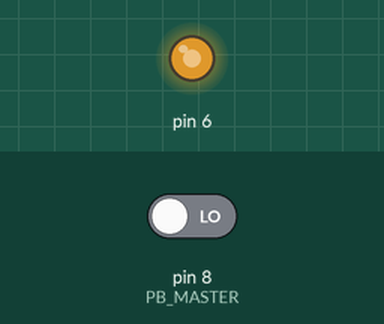
Bench run of a sketch on a simulated Arduino Uno, built with avr-gcc and run on an emulated ATmega328P. On the bench: output pins drawn as LEDs (lit = HIGH). Inputs (shaded band) come from the test bench; at power-on: pin 8 (PB_MASTER) LOW.

Above: at 1.43 s.
At 2.51 s:
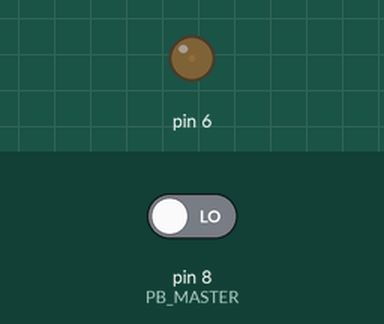
At 3.05 s:
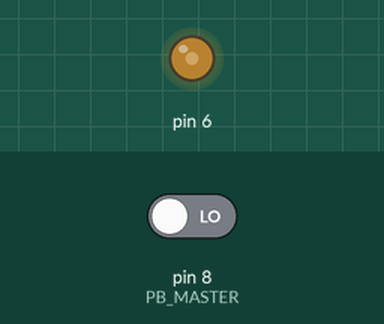
Timing chart, 0 to 3.6 s (numbered marks = the images above):
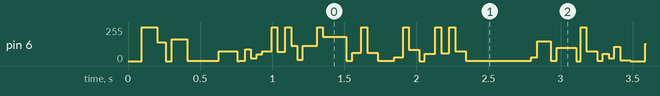

The sketch:

synth_01a_test_pressbutton.ino
```cpp
// http://rcarduino.blogspot.co.uk/2012/10/arduino-modular-synthesizer-part-one.html


#define SAMPLE_MAX (65535.0)
#define SAMPLE_FREQUENCY (8000.0)
#define TIMER1_FREQUENCY 2000000
#define UPDATE_RATE 8000

#define MIDI_NOTE_MAX 127

#define MIX_MIDDLE 127

#define GRAIN1_FREQUENCY_INPUT A0
#define GRAIN1_AMPLITUDE_INPUT A1

#define GRAIN2_FREQUENCY_INPUT A2
#define GRAIN2_AMPLITUDE_INPUT A3

#define LFO_FREQUENCY_INPUT A4
#define LFO_AMPLITUDE_INPUT A5

//#define GRAIN1_SHAPE_INPUT 4
//#define GRAIN2_SHAPE_INPUT 7
//#define LFO_SHAPE_INPUT 8

#define PWM_OUT OCR0A

/*Pushbutton vals*/

#define PB_MASTER 8

#define LED0 9
#define LED1 10
#define LED2 11
#define LED3 12


// Will put this in progmem - eventually
/*PROGMEM*/
unsigned char sineWave[256] =
{
  127    ,    //0
  130    ,    //1
  133    ,    //2
  136    ,    //3
  139    ,    //4
  142    ,    //5
  145    ,    //6
  148    ,    //7
  151    ,    //8
  154    ,    //9
  157    ,    //10
  160    ,    //11
  163    ,    //12
  166    ,    //13
  169    ,    //14
  172    ,    //15
  175    ,    //16
  178    ,    //17
  181    ,    //18
  184    ,    //19
  186    ,    //20
  189    ,    //21
  192    ,    //22
  194    ,    //23
  197    ,    //24
  200    ,    //25
  202    ,    //26
  205    ,    //27
  207    ,    //28
  209    ,    //29
  212    ,    //30
  214    ,    //31
  216    ,    //32
  218    ,    //33
  221    ,    //34
  223    ,    //35
  225    ,    //36
  227    ,    //37
  229    ,    //38
  230    ,    //39
  232    ,    //40
  234    ,    //41
  235    ,    //42
  237    ,    //43
  239    ,    //44
  240    ,    //45
  241    ,    //46
  243    ,    //47
  244    ,    //48
  245    ,    //49
  246    ,    //50
  247    ,    //51
  248    ,    //52
  249    ,    //53
  250    ,    //54
  250    ,    //55
  251    ,    //56
  252    ,    //57
  252    ,    //58
  253    ,    //59
  253    ,    //60
  253    ,    //61
  253    ,    //62
  253    ,    //63
  254    ,    //64
  253    ,    //65
  253    ,    //66
  253    ,    //67
  253    ,    //68
  253    ,    //69
  252    ,    //70
  252    ,    //71
  251    ,    //72
  250    ,    //73
  250    ,    //74
  249    ,    //75
  248    ,    //76
  247    ,    //77
  246    ,    //78
  245    ,    //79
  244    ,    //80
  243    ,    //81
  241    ,    //82
  240    ,    //83
  239    ,    //84
  237    ,    //85
  235    ,    //86
  234    ,    //87
  232    ,    //88
  230    ,    //89
  229    ,    //90
  227    ,    //91
  225    ,    //92
  223    ,    //93
  221    ,    //94
  218    ,    //95
  216    ,    //96
  214    ,    //97
  212    ,    //98
  209    ,    //99
  207    ,    //100
  205    ,    //101
  202    ,    //102
  200    ,    //103
  197    ,    //104
  194    ,    //105
  192    ,    //106
  189    ,    //107
  186    ,    //108
  184    ,    //109
  181    ,    //110
  178    ,    //111
  175    ,    //112
  172    ,    //113
  169    ,    //114
  166    ,    //115
  163    ,    //116
  160    ,    //117
  157    ,    //118
  154    ,    //119
  151    ,    //120
  148    ,    //121
  145    ,    //122
  142    ,    //123
  139    ,    //124
  136    ,    //125
  133    ,    //126
  130    ,    //127
  127    ,    //128
  124    ,    //129
  121    ,    //130
  118    ,    //131
  115    ,    //132
  112    ,    //133
  109    ,    //134
  106    ,    //135
  103    ,    //136
  100    ,    //137
  97    ,    //138
  94    ,    //139
  91    ,    //140
  88    ,    //141
  85    ,    //142
  82    ,    //143
  79    ,    //144
  76    ,    //145
  73    ,    //146
  70    ,    //147
  68    ,    //148
  65    ,    //149
  62    ,    //150
  60    ,    //151
  57    ,    //152
  54    ,    //153
  52    ,    //154
  49    ,    //155
  47    ,    //156
  45    ,    //157
  42    ,    //158
  40    ,    //159
  38    ,    //160
  36    ,    //161
  33    ,    //162
  31    ,    //163
  29    ,    //164
  27    ,    //165
  25    ,    //166
  24    ,    //167
  22    ,    //168
  20    ,    //169
  19    ,    //170
  17    ,    //171
  15    ,    //172
  14    ,    //173
  13    ,    //174
  11    ,    //175
  10    ,    //176
  9    ,    //177
  8    ,    //178
  7    ,    //179
  6    ,    //180
  5    ,    //181
  4    ,    //182
  4    ,    //183
  3    ,    //184
  2    ,    //185
  2    ,    //186
  1    ,    //187
  1    ,    //188
  1    ,    //189
  1    ,    //190
  1    ,    //191
  0    ,    //192
  1    ,    //193
  1    ,    //194
  1    ,    //195
  1    ,    //196
  1    ,    //197
  2    ,    //198
  2    ,    //199
  3    ,    //200
  4    ,    //201
  4    ,    //202
  5    ,    //203
  6    ,    //204
  7    ,    //205
  8    ,    //206
  9    ,    //207
  10    ,    //208
  11    ,    //209
  13    ,    //210
  14    ,    //211
  15    ,    //212
  17    ,    //213
  19    ,    //214
  20    ,    //215
  22    ,    //216
  24    ,    //217
  25    ,    //218
  27    ,    //219
  29    ,    //220
  31    ,    //221
  33    ,    //222
  36    ,    //223
  38    ,    //224
  40    ,    //225
  42    ,    //226
  45    ,    //227
  47    ,    //228
  49    ,    //229
  52    ,    //230
  54    ,    //231
  57    ,    //232
  60    ,    //233
  62    ,    //234
  65    ,    //235
  68    ,    //236
  70    ,    //237
  73    ,    //238
  76    ,    //239
  79    ,    //240
  82    ,    //241
  85    ,    //242
  88    ,    //243
  91    ,    //244
  94    ,    //245
  97    ,    //246
  100    ,    //247
  103    ,    //248
  106    ,    //249
  109    ,    //250
  112    ,    //251
  115    ,    //252
  118    ,    //253
  121    ,    //254
  123        //255
};

// should pre calculate these and store them in progmem to save memory
// for prototyping, lets calculate them and use ram
unsigned char rampWave[256];
unsigned char squareWave[256];

// used to convert midi note numbers into the increments required to generate the note in the ISR
const PROGMEM unsigned int midiNoteToWavePhaseIncrement[128] =
{
  66 // 0,8.18,66.98,66
  , 70 // 1,8.66,70.96,70
  , 75 // 2,9.18,75.18,75
  , 79 // 3,9.72,79.65,79
  , 84 // 4,10.30,84.38,84
  , 89 // 5,10.91,89.40,89
  , 94 // 6,11.56,94.72,94
  , 100 // 7,12.25,100.35,100
  , 106 // 8,12.98,106.32,106
  , 112 // 9,13.75,112.64,112
  , 119 // 10,14.57,119.34,119
  , 126 // 11,15.43,126.43,126
  , 133 // 12,16.35,133.95,133
  , 141 // 13,17.32,141.92,141
  , 150 // 14,18.35,150.35,150
  , 159 // 15,19.45,159.29,159
  , 168 // 16,20.60,168.77,168
  , 178 // 17,21.83,178.80,178
  , 189 // 18,23.12,189.43,189
  , 200 // 19,24.50,200.70,200
  , 212 // 20,25.96,212.63,212
  , 225 // 21,27.50,225.28,225
  , 238 // 22,29.14,238.67,238
  , 252 // 23,30.87,252.86,252
  , 267 // 24,32.70,267.90,267
  , 283 // 25,34.65,283.83,283
  , 300 // 26,36.71,300.71,300
  , 318 // 27,38.89,318.59,318
  , 337 // 28,41.20,337.53,337
  , 357 // 29,43.65,357.60,357
  , 378 // 30,46.25,378.87,378
  , 401 // 31,49.00,401.40,401
  , 425 // 32,51.91,425.27,425
  , 450 // 33,55.00,450.55,450
  , 477 // 34,58.27,477.34,477
  , 505 // 35,61.74,505.73,505
  , 535 // 36,65.41,535.80,535
  , 567 // 37,69.30,567.66,567
  , 601 // 38,73.42,601.42,601
  , 637 // 39,77.78,637.18,637
  , 675 // 40,82.41,675.07,675
  , 715 // 41,87.31,715.21,715
  , 757 // 42,92.50,757.74,757
  , 802 // 43,98.00,802.79,802
  , 850 // 44,103.83,850.53,850
  , 901 // 45,110.00,901.11,901
  , 954 // 46,116.54,954.69,954
  , 1011 // 47,123.47,1011.46,1011
  , 1071 // 48,130.81,1071.60,1071
  , 1135 // 49,138.59,1135.32,1135
  , 1202 // 50,146.83,1202.83,1202
  , 1274 // 51,155.56,1274.36,1274
  , 1350 // 52,164.81,1350.13,1350
  , 1430 // 53,174.61,1430.42,1430
  , 1515 // 54,185.00,1515.47,1515
  , 1605 // 55,196.00,1605.59,1605
  , 1701 // 56,207.65,1701.06,1701
  , 1802 // 57,220.00,1802.21,1802
  , 1909 // 58,233.08,1909.38,1909
  , 2022 // 59,246.94,2022.92,2022
  , 2143 // 60,261.63,2143.20,2143
  , 2270 // 61,277.18,2270.64,2270
  , 2405 // 62,293.66,2405.66,2405
  , 2548 // 63,311.13,2548.71,2548
  , 2700 // 64,329.63,2700.27,2700
  , 2860 // 65,349.23,2860.83,2860
  , 3030 // 66,369.99,3030.95,3030
  , 3211 // 67,392.00,3211.18,3211
  , 3402 // 68,415.30,3402.12,3402
  , 3604 // 69,440.00,3604.42,3604
  , 3818 // 70,466.16,3818.75,3818
  , 4045 // 71,493.88,4045.83,4045
  , 4286 // 72,523.25,4286.41,4286
  , 4541 // 73,554.37,4541.29,4541
  , 4811 // 74,587.33,4811.33,4811
  , 5097 // 75,622.25,5097.42,5097
  , 5400 // 76,659.26,5400.53,5400
  , 5721 // 77,698.46,5721.67,5721
  , 6061 // 78,739.99,6061.89,6061
  , 6422 // 79,783.99,6422.36,6422
  , 6804 // 80,830.61,6804.25,6804
  , 7208 // 81,880.00,7208.85,7208
  , 7637 // 82,932.33,7637.51,7637
  , 8091 // 83,987.77,8091.66,8091
  , 8572 // 84,1046.50,8572.82,8572
  , 9082 // 85,1108.73,9082.58,9082
  , 9622 // 86,1174.66,9622.66,9622
  , 10194 // 87,1244.51,10194.85,10194
  , 10801 // 88,1318.51,10801.07,10801
  , 11443 // 89,1396.91,11443.33,11443
  , 12123 // 90,1479.98,12123.79,12123
  , 12844 // 91,1567.98,12844.71,12844
  , 13608 // 92,1661.22,13608.50,13608
  , 14417 // 93,1760.00,14417.70,14417
  , 15275 // 94,1864.65,15275.02,15275
  , 16183 // 95,1975.53,16183.31,16183
  , 17145 // 96,2093.00,17145.63,17145
  , 18165 // 97,2217.46,18165.16,18165
  , 19245 // 98,2349.32,19245.31,19245
  , 20389 // 99,2489.01,20389.70,20389
  , 21602 // 100,2637.02,21602.14,21602
  , 22886 // 101,2793.83,22886.67,22886
  , 24247 // 102,2959.95,24247.58,24247
  , 25689 // 103,3135.96,25689.42,25689
  , 27216 // 104,3322.44,27216.99,27216
  , 28835 // 105,3520.00,28835.39,28835
  , 30550 // 106,3729.31,30550.04,30550
  , 32366 // 107,3951.06,32366.63,32366
  , 34291 // 108,4186.01,34291.26,34291
  , 36330 // 109,4434.92,36330.32,36330
  , 38490 // 110,4698.64,38490.65,38490
  , 40779 // 111,4978.03,40779.41,40779
  , 43204 // 112,5274.04,43204.25,43204
  , 45773 // 113,5587.65,45773.32,45773
  , 48495 // 114,5919.91,48495.14,48495
  , 51378 // 115,6271.92,51378.79,51378
  , 54433 // 116,6644.87,54433.96,54433
  , 57670 // 117,7040.00,57670.76,57670
  , 61100 // 118,7458.62,61100.07,61100
  , 64733 // 119,7902.13,64733.26,64733
  , 3046 // 120,8372.02,68582.53,3046
  , 7124 // 121,8869.84,72660.64,7124
  , 11445 // 122,9397.27,76981.30,11445
  , 16022 // 123,9956.06,81558.77,16022
  , 20872 // 124,10548.07,86408.50,20872
  , 26010 // 125,11175.30,91546.65,26010
  , 31454 // 126,11839.81,96990.28,31454
};

class CSynth
{
  public:
    volatile static unsigned char* m_pWaveForm1;
    volatile static unsigned char* m_pWaveForm2;
    volatile static unsigned char* m_pLFOShape1;
    volatile static unsigned char* m_pLFOShape2;
    volatile static unsigned int m_nWaveForm1Accumulator;
    volatile static unsigned int m_nWaveForm1Increment;
    volatile static unsigned int m_nWaveForm2Accumulator;
    volatile static unsigned int m_nWaveForm2Increment;
    volatile static unsigned int m_nLFOAccumulator1;
    volatile static unsigned int m_nLFOIncrement1;
    volatile static unsigned int m_nLFOAccumulator2;
    volatile static unsigned int m_nLFOIncrement2;
    volatile static unsigned char m_sLFOType;
    volatile static unsigned char m_sMix;
    static void startAudio()
    {
      TCCR1A = 0x0;        // set the timer prescaler to 8 = 16/8 = 2MHz
      TCCR1B = 0x02;        // set the timer prescaler to 8 = 16/8 = 2MHz
      TIMSK1 |= (1 << OCIE1A); // Enable output compare match interrupt on OCR1A

      TCCR0A = 0B10110011;                                  //-8 bit audio PWM
      //TCCR0A=0x83;          // Set timer waveform generation mode to FAST PWM, clear OC0A On match, set at bottom - OC0A = digital pin 6.
      TCCR0B = 0x01;        // Set to clock frequency, no prescaler
      OCR0A = 127;          // set in the middle - do we need this ? probably not.
      DDRD |= 1 << 6;      // Set digital pin 6 to output - channels 2 and 3
    }
    static void triggerMidiNote(unsigned char sNote)
    {
      if (sNote < MIDI_NOTE_MAX)
      {
        m_nWaveForm1Increment = (pgm_read_word(midiNoteToWavePhaseIncrement + (sNote)));
      }
    }
};

volatile unsigned char* CSynth::m_pWaveForm1;
volatile unsigned char* CSynth::m_pWaveForm2;
volatile unsigned char* CSynth::m_pLFOShape1;
volatile unsigned char* CSynth::m_pLFOShape2;
volatile unsigned int CSynth::m_nWaveForm1Accumulator;
volatile unsigned int CSynth::m_nWaveForm1Increment;
volatile unsigned int CSynth::m_nWaveForm2Accumulator;
volatile unsigned int CSynth::m_nWaveForm2Increment;
volatile unsigned int CSynth::m_nLFOAccumulator1;
volatile unsigned int CSynth::m_nLFOIncrement1;
volatile unsigned int CSynth::m_nLFOAccumulator2;
volatile unsigned int CSynth::m_nLFOIncrement2;
volatile unsigned char CSynth::m_sLFOType;
volatile unsigned char CSynth::m_sMix;

CSynth synth;

// iterate the grains and LFO
SIGNAL (TIMER1_COMPA_vect)
{
  OCR1A += (TIMER1_FREQUENCY / UPDATE_RATE);

  // cross fade between the two channels
  unsigned char sAmplitude1 = 0;
  unsigned char sAmplitude2 = 0;

  if (synth.m_sMix < 127)
  {
    sAmplitude1 = synth.m_sMix << 1;
    sAmplitude2 = 255;
  }
  else if (synth.m_sMix > 127)
  {
    sAmplitude2 = (255 - synth.m_sMix) << 1;
    sAmplitude1 = 255;
  }

  OCR0B = OCR0A =
            (((((
                  (*(synth.m_pWaveForm1 + ((synth.m_nWaveForm1Accumulator += synth.m_nWaveForm1Increment) >> 8))) *
                  (*(synth.m_pLFOShape1 + ((synth.m_nLFOAccumulator1 += synth.m_nLFOIncrement1) >> 8)))) >> 8) *
               sAmplitude1) >> 8) +
             ((((
                  (*(synth.m_pWaveForm2 + ((synth.m_nWaveForm2Accumulator += synth.m_nWaveForm2Increment) >> 8))) *
                  (*(synth.m_pLFOShape2 + ((synth.m_nLFOAccumulator2 += synth.m_nLFOIncrement2) >> 8)))) >> 8) *
               sAmplitude2) >> 8)) >> 1;

}

void setup()
{
  //pinMode(GRAIN1_SHAPE_INPUT,INPUT);
  //pinMode(GRAIN2_SHAPE_INPUT,INPUT);
  //pinMode(LFO_SHAPE_INPUT,INPUT);

  //digitalWrite(GRAIN1_SHAPE_INPUT,HIGH);
  //digitalWrite(GRAIN2_SHAPE_INPUT,HIGH);
  //digitalWrite(LFO_SHAPE_INPUT,HIGH);

  //TODO: check these next settings don't interfere with the above!

  pinMode(PB_MASTER, INPUT);

  digitalWrite(LED0, HIGH);
  digitalWrite(LED1, HIGH);
  digitalWrite(LED2, HIGH);
  digitalWrite(LED3, HIGH);


  //TODO: should set this to the midi rate eventually...
  Serial.begin(9600);

  for (int nIndex = 0; nIndex < 256; nIndex ++)
  {
    rampWave[nIndex] = 255 - nIndex;
    squareWave[nIndex] = (nIndex < 127) ? 0 : 255;
  }

  synth.m_pWaveForm1 = sineWave;
  synth.m_pWaveForm2 = sineWave;
  synth.m_pLFOShape1 = rampWave;
  synth.m_pLFOShape2 = squareWave;
  synth.m_sMix = MIX_MIDDLE;
  synth.startAudio();
}

///*
int onled = 0;
const int leds [] = {LED0, LED1, LED2, LED3};

void toggleLEDs() {
  int nextled = onled + 1;

  if (nextled > 3) nextled = 0;

  digitalWrite(leds[onled], LOW);
  digitalWrite(leds[nextled], HIGH);

  onled = nextled;

}


int mbstate;
void loop()
{

  /* Let's check the pushbutton */
  mbstate = digitalRead(PB_MASTER);
  if (mbstate) {
    toggleLEDs();
  }

  /******************************/

  synth.triggerMidiNote(48 >> 3);
  synth.m_nWaveForm2Increment = 16 << 5;

  // the LFO Oscilators control the volume of the two waveforms, a low value
  synth.m_nLFOIncrement1 = 31 >> 2;
  synth.m_nLFOIncrement2 = 320 >> 2;

  // this mixes the two channels a low value will shut off one channel, a high value will shut off the other
  // anywhere in between will generate a proportional mix of the two channels
  synth.m_sMix = 300 >> 2;
}
//*/

/* To read from potentiometers:
  void loop()
  {
  synth.triggerMidiNote(analogRead(1)>>3);
  synth.m_nWaveForm2Increment = analogRead(2)<<5;

  // the LFO Oscilators control the volume of the two waveforms, a low value
  synth.m_nLFOIncrement1 = analogRead(3) >> 2;
  synth.m_nLFOIncrement2 = analogRead(4) >> 2;

  // this mixes the two channels a low value will shut off one channel, a high value will shut off the other
  // anywhere in between will generate a proportional mix of the two channels
  synth.m_sMix = analogRead(5) >> 2;
  }
*/
```
